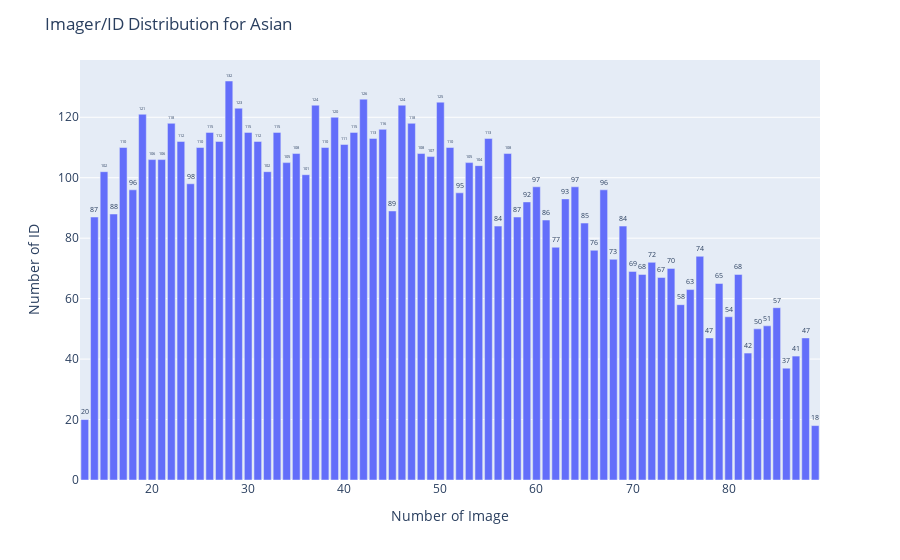

Notebook cell for this chart:
### Code cell
plot_distribution(Asian_value_counts, "Asian")

### Figure 1 — Plotly figure (JSON) as saved in the notebook; plotly's stock layout.template omitted (floating-point values rounded to 4 significant figures)
{"data": [{"alignmentgroup": "True", "hovertemplate": "Number of Image=%{x}<br>Number of ID=%{y}<extra></extra>", "legendgroup": "", "marker": {"color": "#636efa", "pattern": {"shape": ""}}, "name": "", "offsetgroup": "", "orientation": "v", "showlegend": false, "text": [132, 126, 125, 124, 124, 123, 121, 120, 118, 118, 116, 115, 115, 115, 115, 113, 113, 112, 112, 112, 111, 110, 110, 110, 110, 108, 108, 108, 107, 106, 106, 105, 105, 104, 102, 102, 101, 98, 97, 97, 96, 96, 95, 93, 92, 89, 88, 87, 87, 86, 85, 84, 84, 77, 76, 74, 73, 72, 70, 69, 68, 68, 67, 65, 63, 58, 57, 54, 51, 50, 47, 47, 42, 41, 37, 20, 18], "textposition": "outside", "type": "bar", "x": [28, 42, 50, 46, 37, 29, 19, 39, 47, 22, 44, 41, 33, 26, 30, 55, 43, 23, 31, 27, 40, 25, 17, 51, 38, 35, 48, 57, 49, 20, 21, 34, 53, 54, 15, 32, 36, 24, 60, 64, 67, 18, 52, 63, 59, 45, 16, 14, 58, 61, 65, 69, 56, 62, 66, 77, 68, 72, 74, 70, 81, 71, 73, 79, 76, 75, 85, 80, 84, 83, 78, 88, 82, 87, 86, 13, 89], "xaxis": "x", "y": [132, 126, 125, 124, 124, 123, 121, 120, 118, 118, 116, 115, 115, 115, 115, 113, 113, 112, 112, 112, 111, 110, 110, 110, 110, 108, 108, 108, 107, 106, 106, 105, 105, 104, 102, 102, 101, 98, 97, 97, 96, 96, 95, 93, 92, 89, 88, 87, 87, 86, 85, 84, 84, 77, 76, 74, 73, 72, 70, 69, 68, 68, 67, 65, 63, 58, 57, 54, 51, 50, 47, 47, 42, 41, 37, 20, 18], "yaxis": "y"}], "layout": {"barmode": "relative", "legend": {"tracegroupgap": 0}, "margin": {"t": 60}, "title": {"text": "Imager/ID Distribution for Asian"}, "xaxis": {"anchor": "y", "domain": [0, 1], "title": {"text": "Number of Image"}}, "yaxis": {"anchor": "x", "domain": [0, 1], "title": {"text": "Number of ID"}}}}
